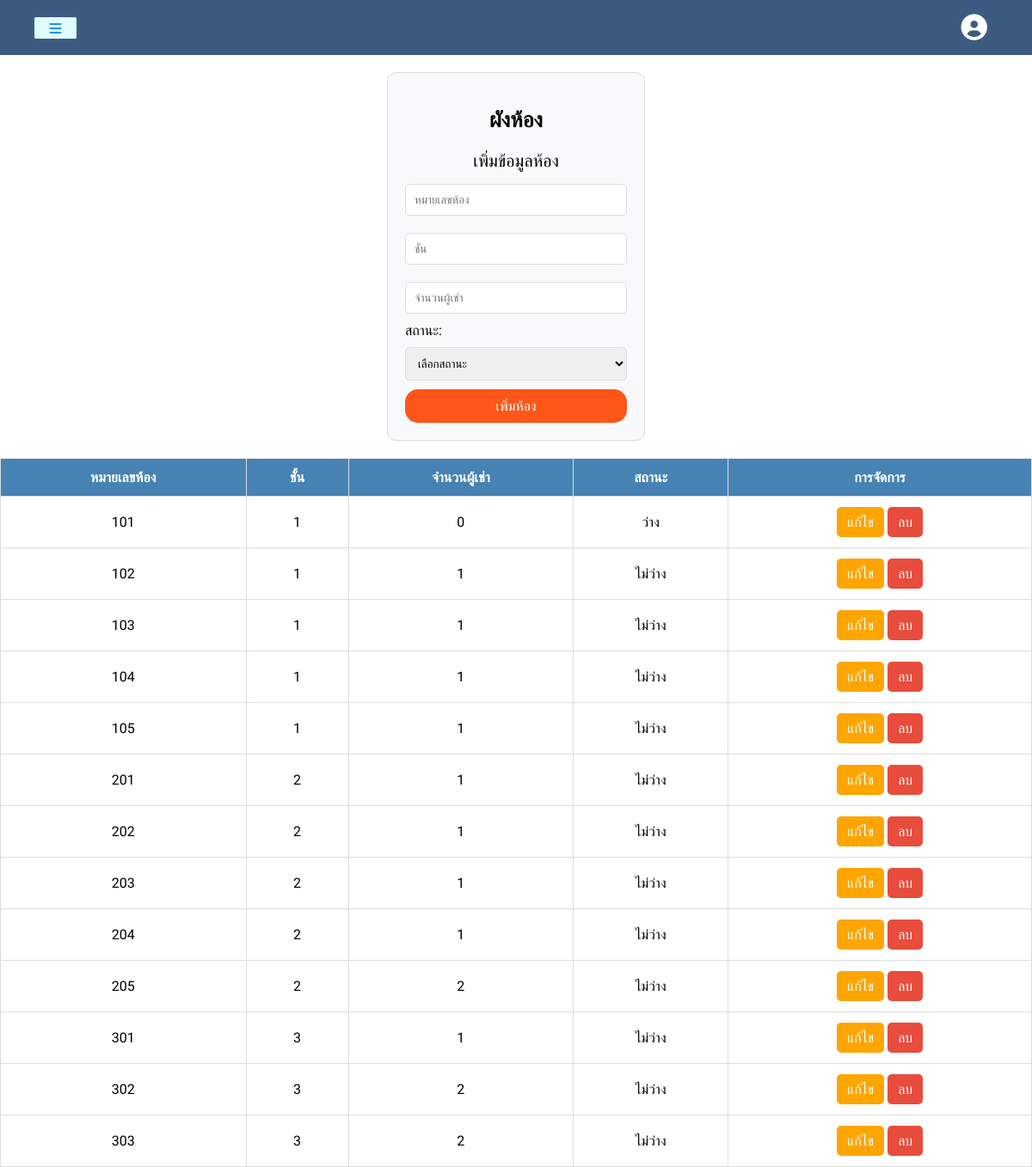
The app's page /roomlayout.php?apartment_id=14 (signed in) with its own data.
### tables this page shows
CREATE TABLE `rooms` (
  `id` int(11) NOT NULL,
  `room_number` varchar(10) NOT NULL,
  `status` enum('vacant','occupied') NOT NULL DEFAULT 'vacant',
  `floor_number` int(11) NOT NULL,
  `apartment_id` int(11) NOT NULL,
  `renter_count` int(11) NOT NULL DEFAULT 1
);

### roomlayout.php (the view, shortened to what this page needs)
<?php
include('server.php');
$apartmentId = $_SESSION['apartment_id'];
$rooms_query = "SELECT * FROM rooms WHERE apartment_id = $apartmentId ORDER BY floor_number, room_number";
$rooms_result = mysqli_query($con, $rooms_query);
$rooms_data = [];
while ($row = mysqli_fetch_assoc($rooms_result)) {
    $rooms_data[$row['floor_number']][] = $row;
}
?>
<!DOCTYPE html>
<html lang="en">
<head>
    <link rel="stylesheet" href="https://cdnjs.cloudflare.com/ajax/libs/font-awesome/6.0.0-beta3/css/all.min.css">
    <link rel="stylesheet" href="assets/css/home.css">
    <link rel="stylesheet" href="assets/css/roomlayout.css">
    <link rel="stylesheet" href="assets/css/dropdown.css">
</head>
<body>
<div class="container">
    <header class="header">
        <button class="btn-toggle"><i class="fa-solid fa-bars"></i></button>
        <nav>
            <ul>
                <li class="dropdown">
                    <div class="dropbtn">
                        <i class="fa-solid fa-circle-user fa-2x"></i>
                    </div>
                </li>
            </ul>
        </nav>
    </header>
        <div class="add-room-form">
        <h1>ผังห้อง</h1>
    <h2>เพิ่มข้อมูลห้อง</h2>
    <input type="text" id="roomNumber" placeholder="หมายเลขห้อง" required>
    <input type="number" id="floorNumber" placeholder="ชั้น" required>
    <input type="number" id="renterCount" placeholder="จำนวนผู้เช่า" required>
    <label for="status">สถานะ:</label>
    <select id="status" required>
        <option value="" disabled selected>เลือกสถานะ</option>
    </select>
    <button onclick="addRoom()">เพิ่มห้อง</button>
</div>
    <div class="room-layout">
        <table>
            <thead>
                <tr>
                    <th>หมายเลขห้อง</th>
                    <th>ชั้น</th>
                    <th>จำนวนผู้เช่า</th>
                    <th>สถานะ</th>
                    <th>การจัดการ</th>
                </tr>
            </thead>
            <tbody>
                <?php foreach ($rooms_data as $floor => $rooms): ?>
                    <?php foreach ($rooms as $room): ?>
                        <tr>
                            <td><?php echo $room['room_number']; ?></td>
                            <td><?php echo $room['floor_number']; ?></td>
                            <td><?php echo $room['renter_count']; ?></td>
                            <td>
                                <?php
                                    echo $room['status'] === 'vacant' ? 'ว่าง' : 'ไม่ว่าง';
                                ?>
                            </td>
                            <td>
    <a href="edit_room.php?room_id=<?php echo $room['id']; ?>">แก้ไข</a>
    <button onclick="deleteRoom(<?php echo $room['id']; ?>)">ลบ</button>
</td>
                        </tr>
                    <?php endforeach; ?>
                <?php endforeach; ?>
            </tbody>
        </table>
    </div>
</div>
</body>
</html>

### assets/css/home.css (style rules this page uses)
:root { --padding: 0.5rem; --margin-left: 0.5rem; --smoky-black: #3d5a80; --pine-tree: #3d5a80; --blue: #2191fb; --white: #e0fbfc; --font-size: 0.8rem; }
* { margin: 0; padding: 0; box-sizing: border-box; text-decoration: none; }
body { font-family: "Prompt", sans-serif; }
.container { width: auto; min-height: 100vh; transition: margin-left 0.3s linear; }
.header { width: 100%; height: 50px; display: flex; justify-content: start; align-items: center; background-color: var(--pine-tree); }
.btn-toggle { width: 50px; height: 25px; border: none; border-radius: 2px; display: flex; justify-content: center; align-items: center; padding: var(--padding); background-color: var(--white); color: var(--blue); margin-left: var(--margin-left); cursor: pointer; transition: all 0.3s linear; }

### assets/css/roomlayout.css (style rules this page uses)
* { margin: 0; padding: 0; box-sizing: border-box; }
header { position: sticky; top: 0; background: #3d5a80; padding: 2rem 2rem; }
nav { width: 100%; display: flex; justify-content: space-between; align-items: center; }
ul { display: flex; margin: 0; padding: 0; list-style: none; }
li { margin-right: 20px; font-size: 20px; font-weight: bold; }
.header button { margin-top: 1px; padding: 10px 15px; font-size: 16px; }
h1 { font-family: 'Prompt', sans-serif; text-align: center; margin: 20px 0; font-size: 25px; font-weight: 600; }
h2 { font-family: 'Prompt', sans-serif; text-align: center; margin: 5px 0; font-size: 20px; font-weight: 400; }
.add-room-form { margin: 20px auto; padding: 20px; border: 1px solid #ddd; border-radius: 10px; background-color: #f8f9fa; max-width: 300px; width: 100%; }
.add-room-form input, .add-room-form select { font-family: 'Prompt', sans-serif; width: 100%; padding: 10px; margin: 10px 0; border: 1px solid #ddd; border-radius: 5px; }
.add-room-form button { font-family: 'Prompt', sans-serif; background-color: #ff5619; color: white; border: none; font-size: 16px; padding: 10px 15px; border-radius: 15px; cursor: pointer; transition: background 0.3s; width: 100%; }
.room-layout table { width: 100%; border-collapse: collapse; margin-top: 20px; }
.room-layout th, .room-layout td { background-color: #ffffff; border: 1px solid #ddd; padding: 12px; text-align: center; }
.room-layout th { background-color: #4682b4; color: white; }
.room-layout tr:nth-child(even) { background-color: #f9f9f9; }
.room-layout button { font-size: 16px; font-family: 'Prompt', sans-serif; background-color: #e74c3c; color: white; border: none; padding: 8px 12px; border-radius: 5px; cursor: pointer; }
.room-layout a { font-size: 16px; background-color: #ffa500; color: white; border: none; padding: 8px 12px; border-radius: 5px; cursor: pointer; }

### assets/css/dropdown.css (style rules this page uses)
.dropdown .dropbtn { background-color: transparent; border: none; cursor: pointer; }
.dropdown .dropbtn i { font-size: 1.9rem; color: white; }

### records on screen
rooms: room_number "101", floor_number "1", renter_count "0", status "ว่าง"
rooms: room_number "102", floor_number "1", renter_count "1", status "ไม่ว่าง"
rooms: room_number "103", floor_number "1", renter_count "1", status "ไม่ว่าง"
rooms: room_number "104", floor_number "1", renter_count "1", status "ไม่ว่าง"
rooms: room_number "105", floor_number "1", renter_count "1", status "ไม่ว่าง"
rooms: room_number "201", floor_number "2", renter_count "1", status "ไม่ว่าง"
rooms: room_number "202", floor_number "2", renter_count "1", status "ไม่ว่าง"
rooms: room_number "203", floor_number "2", renter_count "1", status "ไม่ว่าง"
rooms: room_number "204", floor_number "2", renter_count "1", status "ไม่ว่าง"
rooms: room_number "205", floor_number "2", renter_count "2", status "ไม่ว่าง"
rooms: room_number "301", floor_number "3", renter_count "1", status "ไม่ว่าง"
rooms: room_number "302", floor_number "3", renter_count "2", status "ไม่ว่าง"
rooms: room_number "303", floor_number "3", renter_count "2", status "ไม่ว่าง"
